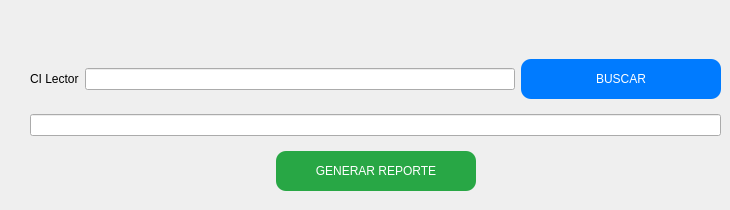
             <widget class="QWidget" name="Reportelector">
              <widget class="QWidget" name="layoutWidget">
               <property name="geometry">
                <rect>
                 <x>30</x>
                 <y>50</y>
                 <width>691</width>
                 <height>151</height>
                </rect>
               </property>
               <layout class="QVBoxLayout" name="verticalLayout_4">
                <item>
                 <layout class="QHBoxLayout" name="horizontalLayout_51">
                  <item>
                   <widget class="QLabel" name="label_54">
                    <property name="text">
                     <string>CI Lector</string>
                    </property>
                   </widget>
                  </item>
                  <item>
                   <layout class="QHBoxLayout" name="horizontalLayout_50">
                    <item>
                     <widget class="QLineEdit" name="lineEdit_33"/>
                    </item>
                    <item>
                     <widget class="QPushButton" name="pushButton_21">
                      <property name="minimumSize">
                       <size>
                        <width>200</width>
                        <height>40</height>
                       </size>
                      </property>
                      <property name="styleSheet">
                       <string notr="true">QPushButton {
    background-color: rgb(0, 123, 255); /* Azul */
    border-radius: 10px;
    color: white;
    font: 60 9pt &quot;Arial Black&quot;;
    padding: 5px 10px;
}

QPushButton:hover {
   background-color: rgb(51, 153, 255); /* Azul más claro */
    color: white;
}</string>
                      </property>
                      <property name="text">
                       <string>BUSCAR</string>
                      </property>
                     </widget>
                    </item>
                   </layout>
                  </item>
                 </layout>
                </item>
                <item>
                 <widget class="QLineEdit" name="lineEdit_6">
                  <property name="maximumSize">
                   <size>
                    <width>167771</width>
                    <height>16777215</height>
                   </size>
                  </property>
                 </widget>
                </item>
                <item>
                 <layout class="QHBoxLayout" name="horizontalLayout_52">
                  <item>
                   <spacer name="horizontalSpacer_15">
                    <property name="orientation">
                     <enum>Qt::Horizontal</enum>
                    </property>
                    <property name="sizeHint" stdset="0">
                     <size>
                      <width>40</width>
                      <height>20</height>
                     </size>
                    </property>
                   </spacer>
                  </item>
                  <item>
                   <widget class="QPushButton" name="pushButton_10">
                    <property name="minimumSize">
                     <size>
                      <width>200</width>
                      <height>40</height>
                     </size>
                    </property>
                    <property name="styleSheet">
                     <string notr="true">QPushButton {
    background-color: rgb(40, 167, 69); /* Verde */
    border-radius: 10px;
    color: white;
    font: 60 9pt &quot;Arial Black&quot;;
    padding: 5px 10px;
}

QPushButton:hover {
    background-color: rgb(72, 201, 91); /* Verde más claro */
    color: white;
}</string>
                    </property>
                    <property name="text">
                     <string>GENERAR REPORTE</string>
                    </property>
                   </widget>
                  </item>
                  <item>
                   <spacer name="horizontalSpacer_16">
                    <property name="orientation">
                     <enum>Qt::Horizontal</enum>
                    </property>
                    <property name="sizeHint" stdset="0">
                     <size>
                      <width>40</width>
                      <height>20</height>
                     </size>
                    </property>
                   </spacer>
                  </item>
                 </layout>
                </item>
               </layout>
              </widget>
             </widget>
